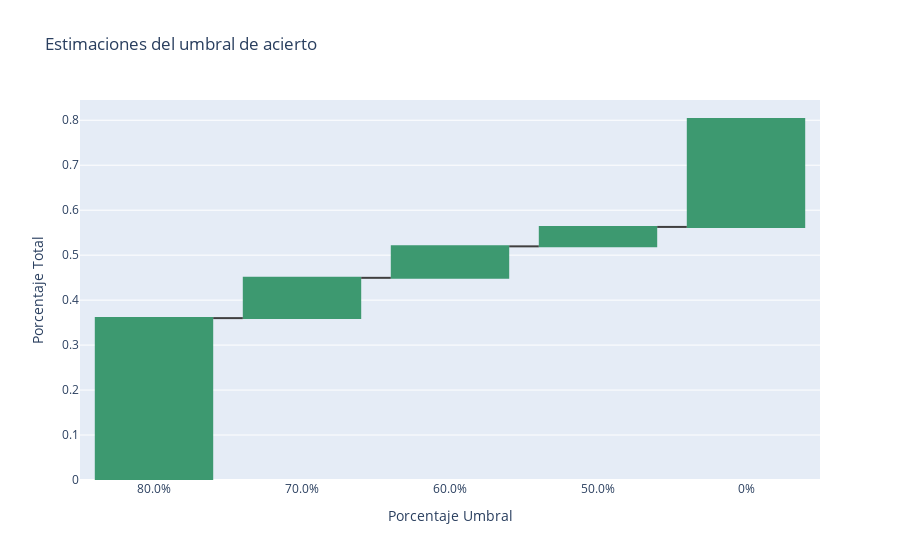

Notebook code for this chart:
### Code cell
import plotly.graph_objects as go
etiquetas = []
valores = []
porcentaje_total = 1.0
for i in [0.8, 0.7, 0.6, 0.5]:
    filterReg = resultados.loc[(resultados["Wins"] == 1) & (resultados['Porcentaje_VF'] < i)].shape[0]
    porcentaje = round(filterReg / totalReg, 2)
    etiquetas.append(f"{i * 100}%")
    valores.append(porcentaje_total * porcentaje)
    porcentaje_total -= porcentaje

etiquetas.append("0%")
valores.append(porcentaje_total)

fig = go.Figure(go.Waterfall(
    name="",
    orientation="v",
    measure=["relative"] * len(etiquetas),
    x=etiquetas,
    textposition="outside",
    y=valores,
    connector={"line":{"color":"rgb(63, 63, 63)"}},
))

fig.update_layout(
    title="Estimaciones del umbral de acierto",
    showlegend=False,
    xaxis=dict(title="Porcentaje Umbral"),
    yaxis=dict(title="Porcentaje Total"),
)

fig.show()

### Figure 1 — Plotly figure (JSON) as saved in the notebook; plotly's stock layout.template omitted (floating-point values rounded to 4 significant figures)
{"data": [{"connector": {"line": {"color": "rgb(63, 63, 63)"}}, "measure": ["relative", "relative", "relative", "relative", "relative"], "name": "", "orientation": "v", "textposition": "outside", "type": "waterfall", "x": ["80.0%", "70.0%", "60.0%", "50.0%", "0%"], "y": [0.36, 0.0896, 0.07, 0.0432, 0.24]}], "layout": {"showlegend": false, "title": {"text": "Estimaciones del umbral de acierto"}, "xaxis": {"title": {"text": "Porcentaje Umbral"}}, "yaxis": {"title": {"text": "Porcentaje Total"}}}}
